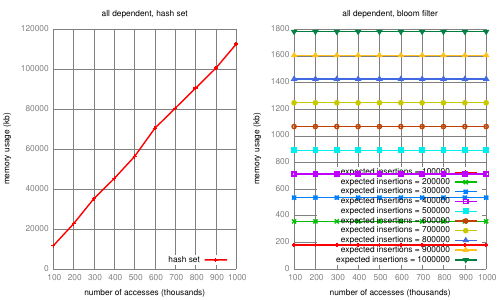

The gnuplot source for this figure:
set terminal pdf
set output 'dissertation-gnuplottex-fig6.pdf'
load '../dynamic/formatted-results/vector-survey-none/time.gnuplot'
